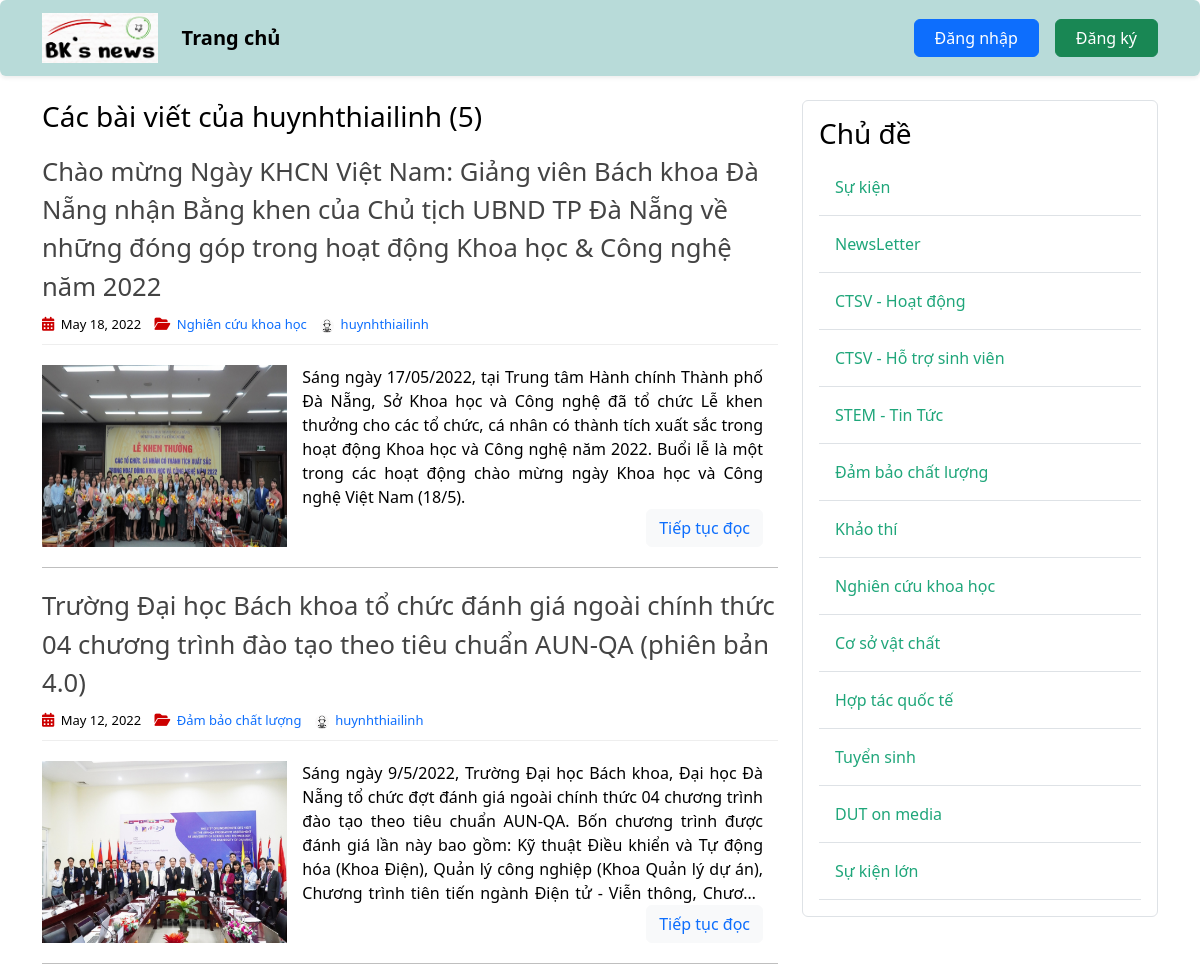
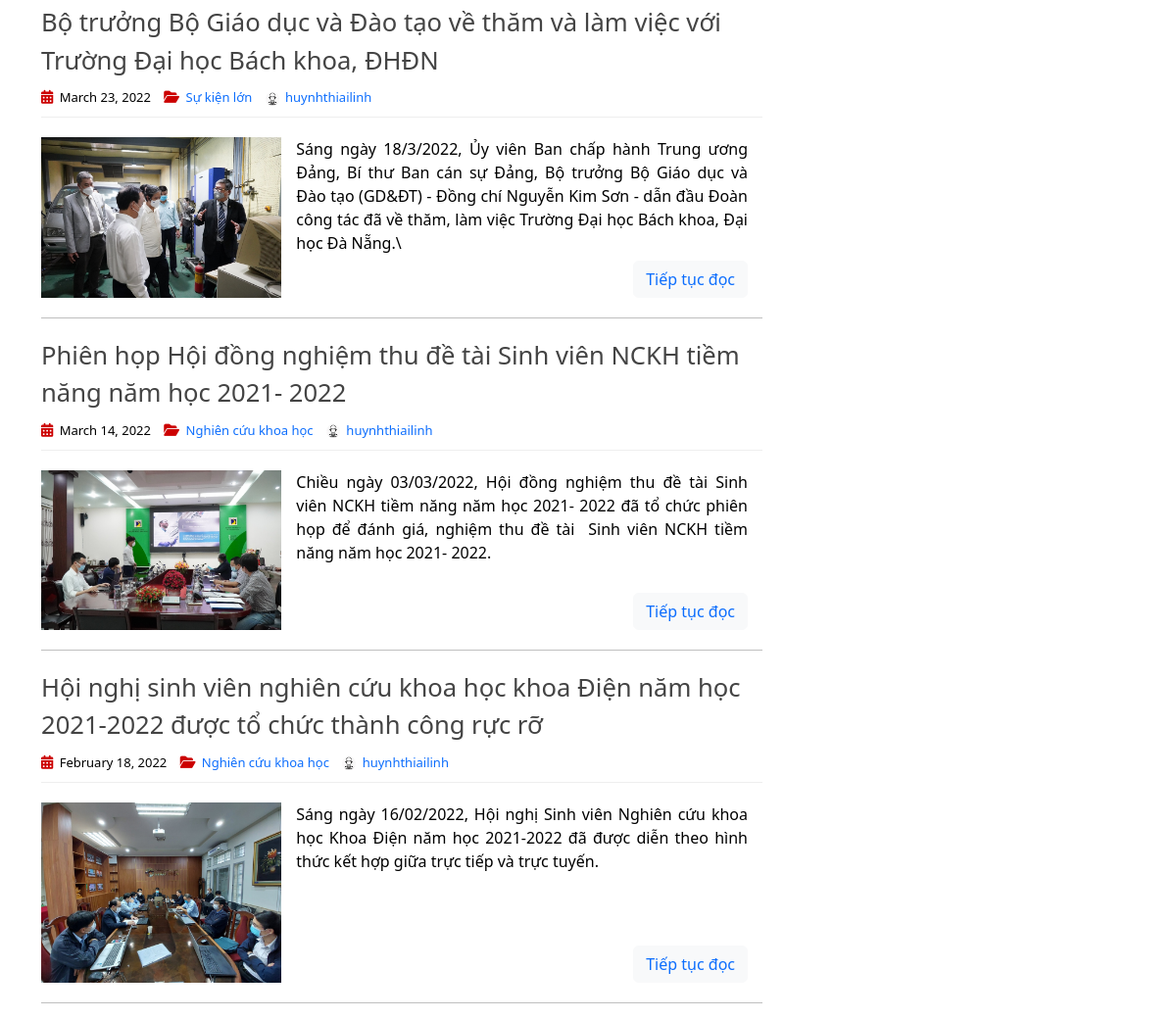
The page /user/huynhthiailinh on the database as committed earlier (2 pictures, top to bottom).
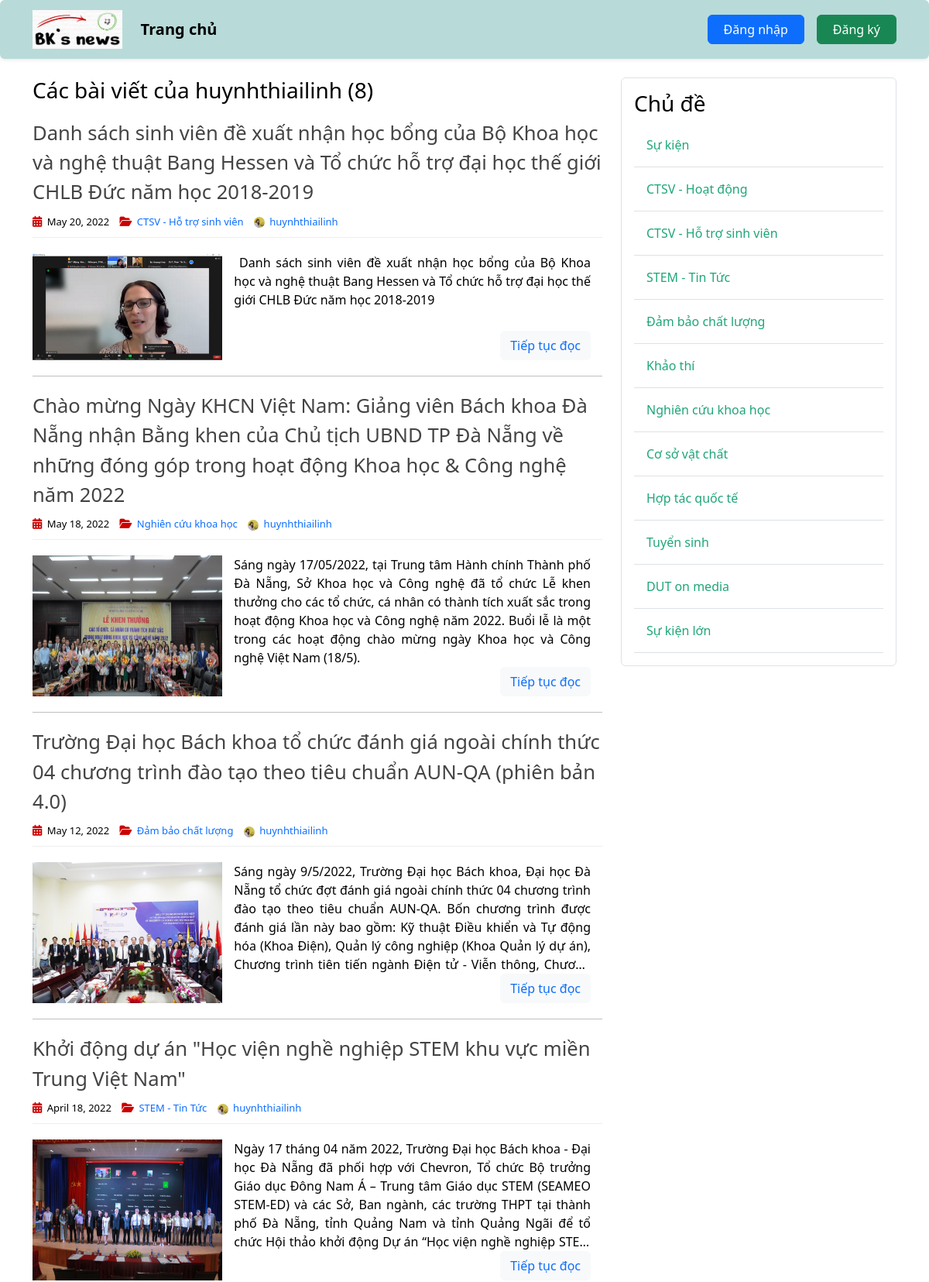
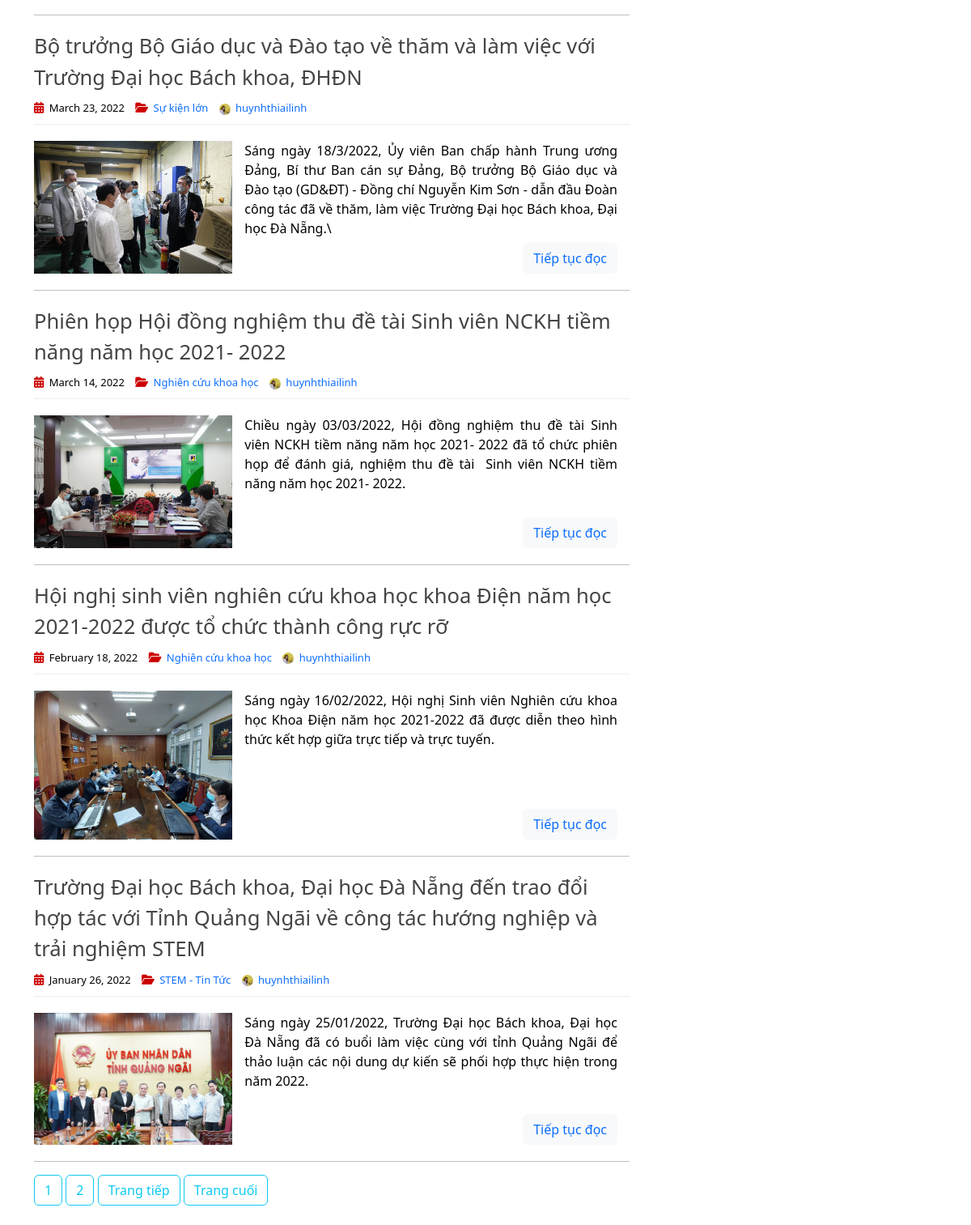
The same page on the database as committed later (2 pictures, top to bottom).
### post_app/models.py (models this page shows, shortened)
class Post(models.Model):
    title = models.CharField(max_length=255)
    content = RichTextField(blank=True, null=True)
    date_posted = models.DateTimeField(default=timezone.now)
    author = models.ForeignKey(User, on_delete=models.CASCADE)
    image = models.ImageField(default='post_default.jpg', upload_to='post_pics')
    topic = models.ForeignKey(Topic, on_delete=models.CASCADE, null=True, blank=False)

class Topic(models.Model):
    name = models.TextField(max_length=256)

### user_app/models.py (models this page shows, shortened)
class Profile(models.Model):
    user = models.OneToOneField(User, on_delete=models.CASCADE)
    avatar = models.ImageField(default='default.jpg', upload_to='profile_pics')

### post_app/views.py (the view)
# urls.py: path('user/<str:username>', UserPostListView.as_view(), name='user-posts'),
class UserPostListView(ListView):
    model = Post
    template_name = 'post/user_posts.html'
    context_object_name = 'posts'
    paginate_by = 5
    def get_queryset(self):
        user = get_object_or_404(User, username=self.kwargs.get('username'))
        return Post.objects.filter(author=user).order_by('-date_posted')
    def get_context_data(self, **kwargs):
        user = get_object_or_404(User, username=self.kwargs.get('username'))
        context = super(UserPostListView, self).get_context_data(**kwargs)
        context['posts'] = Post.objects.filter(author=user).order_by('-date_posted')
        context['topics'] = Topic.objects.all()
        return context

### post_app/templates/post/user_posts.html (shortened to what this page needs)
{% extends 'base.html' %}
{% load static %}
{% block post_content %}
<head>
    <link rel="stylesheet" type="text/css" href="{% static 'article/home.css' %}">
</head>
    <h3 class="mb-3">Các bài viết của {{ view.kwargs.username }} ({{ page_obj.paginator.count }})</h3>
    {% for post in posts %}
    <article>
        <header>
            <h2>
                <a href="{% url 'post-detail' post.id %}" class="post-title">
                    {{ post.title }}
                </a>
            </h2>
            <div class="entry-meta">
                <span>
                    <i class="fa-solid fa-calendar-days"></i>
                    {{ post.date_posted | date:"F d, Y" }}
                </span>
                <span>
                    <i class="fa-solid fa-folder-open"></i>
                    <a href="{% url 'topic-posts' post.topic.id %}" class="topic-link">
                        {{ post.topic.name }}
                    </a>
                </span>
                <span>
                    <img class="rounded-circle account-img" src="{{ post.author.profile.avatar.url }}" alt="account-image">
                    <a href="{% url 'user-posts' post.author.username %}" class="ms-auto">{{ post.author }}</a>
                </span>
            </div>
        </header>
        <div class="entry-content">
            <img class="col-sm-4" src="{{ post.image.url }}" alt="image">
            <div class="post-content">
                <div class="truncate-content">
                    {{ post.content|safe }}
                </div>
                <p>
                    <button type="button" class="btn btn-light">
                        <a href="{% url 'post-detail' post.id %}">
                            Tiếp tục đọc
                        </a>
                    </button>
                </p>
            </div>
        </div>
    </article>
        <hr class="section-divider">
    {% endfor%}
    {% if is_paginated %}
        {% for num in page_obj.paginator.page_range %}
            {% if page_obj.number == num %}
            <a class="btn btn-outline-info mb-4" href="?page={{ num }}">{{ num }}</a>
            {% elif num > page_obj.number|add:'-3' and num < page_obj.number|add:'3' %}
                <a class="btn btn-outline-info mb-4" href="?page={{ num }}">{{ num }}</a>
            {% endif %}
        {% endfor %}
        {% if page_obj.has_next %}
            <a class="btn btn-outline-info mb-4" href="?page={{ page_obj.next_page_number }}">Trang tiếp</a>
            <a class="btn btn-outline-info mb-4" href="?page={{ page_obj.paginator.num_pages }}">Trang cuối</a>
        {% endif%}
    {% endif%}
{% endblock post_content %}
{% block topic_content %}
    {% include 'topic/topic_sidebar.html' %}
{% endblock topic_content %}

### templates/base.html (shortened to what this page needs)
{% load static %}
<!DOCTYPE html>
<html lang="en">
<head>
    <link href="https://cdn.jsdelivr.net/npm/bootstrap@5.2.0-beta1/dist/css/bootstrap.min.css" rel="stylesheet">
    <link rel="stylesheet" type="text/css" href="{% static 'css/main.css' %}">
    <link rel="stylesheet" href="https://cdnjs.cloudflare.com/ajax/libs/font-awesome/6.1.1/css/all.min.css" />
</head>
<body>
    <header>
        <nav class="navbar navbar-expand-md fixed-top navbar-light shadow-sm rounded">
            <div class="container">
                <a href="{% url 'home' %}" class="navbar-brand mr-4">
                    <img id="logo" src="{% static 'images/logo.jpg' %}" alt="logo">
                </a>
                <div class="collapse navbar-collapse">
                    <div class="navbar-nav">
                        <a href="{% url 'home' %}" class="nav-item nav-link fs-5 fw-bold">Trang chủ</a>
                    </div>
                    <div class="navbar-nav">
                        {% if user.is_authenticated %}
                            <div class="dropdown nav-item nav-link">
                                <div type="button" id="dropdownMenuButton1" data-bs-toggle="dropdown" aria-expanded="false">
                                    <span>{{ user.username }}</span>
                                    <img src="{{ user.profile.avatar.url }}" alt="avatar" class="rounded-circle navbar-avatar-img">
                                </div>
                                <ul class="dropdown-menu" aria-labelledby="dropdownMenuButton1">
                                    <li>
                                        <a class="dropdown-item" href="{% url 'profile' %}">
                                            <i class="fa-solid fa-user"></i>
                                            Hồ sơ
                                        </a>
                                    </li>
                                    <li class="divider"></li>
                                    <li>
                                        <a class="dropdown-item" href="{% url 'post-create' %}">
                                            <i class="fa-solid fa-file-circle-plus"></i>
                                            Đăng bài
                                        </a>
                                    </li>
                                    <li class="divider"></li>
                                    <li>
                                        <a class="dropdown-item" href="{% url 'logout' %}">
                                            <i class="fa-solid fa-arrow-right-from-bracket"></i>
                                            Đăng xuất
                                        </a>
                                    </li>
                                </ul>
                            </div>
                        {% else %}
                            <button type="button" class="btn btn-primary me-3">
                                <a href="{% url 'login' %}" class="nav-item nav-link text-login">Đăng nhập</a>
                            </button>
                            <button type="button" class="btn btn-success">
                                <a href="{% url 'register' %}" class="nav-item nav-link text-signup">Đăng ký</a>
                            </button>
                        {% endif %}
                    </div>
                </div>
            </div>
        </nav>
    </header>
    <main role="main" class="container">
        <div class="row">
            <div class="col-md-8">
                {% block post_content %}{% endblock %}
            </div>
            <div class="col-md-4">
                {% block topic_content %}{% endblock %}
            </div>
        </div>
    </main>
</html>

### post_app/templates/topic/topic_sidebar.html
<div class="content-section border p-3 rounded">
    <h3>Chủ đề</h3>
    {% for topic in topics %}
        <a href="{% url 'topic-posts' topic.id %}" class="topic-link">
            <div class="border-bottom w-100 p-3">
                {{topic.name}}
            </div>
        </a>
    {% endfor%}
</div>

### post_management_system/static/css/main.css (style rules this page uses)
body { color: #000; margin-top: 5rem; }
a, a:hover { text-decoration: none; }
header > nav { background-color: #B8DBD9; }
.navbar-expand-md .navbar-collapse { justify-content: space-between; }
.nav-item.nav-link { display: inline; color: #000; }
#logo { height: 50px; }
.text-login, .text-signup { color: white !important; }
main { margin-top: 100px; }

### post_app/static/article/home.css (style rules this page uses)
a, a:hover { text-decoration: none; }
article { margin-bottom: 20px; }
article header { border-bottom: 1px solid #eee; padding-bottom: 9px; }
.post-title { color: #444; font-size: 1.6rem; }
.entry-meta span { font-size: 13px; margin-right: 10px; }
.entry-meta i { font-size: 14px; margin-right: 3px; color: #cc0000; }
.account-img { height: 14px; width: 14px; margin-right: 3px; border: #cc0000; }
.truncate-content p:first-child { display: -webkit-box; -webkit-line-clamp: 6; -webkit-box-orient: vertical; overflow: hidden; text-overflow: ellipsis; margin-bottom: 0; text-align: justify; }
.entry-content { display: flex; flex-direction: row; margin-top: 20px; }
.post-content { display: flex; flex-direction: column; justify-content: space-between; align-items: flex-end; min-height: 1px; padding-right: 15px; padding-left: 15px; }
.post-content > * { margin-bottom: 0; }
.topic-link div { color: #1fa67a; }

Rows that differ between the two databases and show on the page:
removed Topic: name "NewsLetter"
added Post: title "Danh sách sinh viên đề xuất nhận học bổng của Bộ Khoa học và nghệ thuật Bang Hessen và Tổ chức hỗ trợ đại học thế giới CHLB Đức năm học 2018-2019", date_posted "May 20, 2022", topic.name "CTSV - Hỗ trợ sinh viên", author.profile.avatar (picture), author "huynhthiailinh", image (picture), content "Danh sách sinh viên đề xuất nhận học bổng của Bộ Khoa học và nghệ thuật Bang Hessen và Tổ chức hỗ trợ đại học thế giới CHLB Đức năm học 2018-2019"
changed through a linked row, Post "May 18, 2022": author.profile.avatar: picture added in place of a placeholder
changed through a linked row, Post "May 12, 2022": author.profile.avatar: picture added in place of a placeholder
added Post: title "Khởi động dự án \"Học viện nghề nghiệp STEM khu vực miền Trung Việt Nam\"", date_posted "April 18, 2022", topic.name "STEM - Tin Tức", author.profile.avatar (picture), author "huynhthiailinh", image (picture), content "Ngày 17 tháng 04 năm 2022, Trường Đại học Bách khoa - Đại học Đà Nẵng đã phối hợp với Chevron, Tổ chức Bộ trưởng Giáo dục Đông Nam Á – Trung tâm Giáo dục STEM (SEAMEO STEM-ED) và các Sở, Ban ngành, các trường THPT tại thành phố Đà Nẵng, tỉnh Quảng Nam và tỉnh Quảng Ngãi để tổ chức Hội thảo khởi động Dự án “Học viện nghề nghiệp…"
changed through a linked row, Post "March 23, 2022": author.profile.avatar: picture added in place of a placeholder
changed through a linked row, Post "Phiên họp Hội đồng nghiệm thu đề tài Sinh viên NCKH tiềm năng năm học 2021- 2022": author.profile.avatar: picture added in place of a placeholder
changed through a linked row, Post "February 18, 2022": author.profile.avatar: picture added in place of a placeholder
added Post: title "Trường Đại học Bách khoa, Đại học Đà Nẵng đến trao đổi hợp tác với Tỉnh Quảng Ngãi về công tác hướng nghiệp và trải nghiệm STEM", date_posted "January 26, 2022", topic.name "STEM - Tin Tức", author.profile.avatar (picture), author "huynhthiailinh", image (picture), content "Sáng ngày 25/01/2022, Trường Đại học Bách khoa, Đại học Đà Nẵng đã có buổi làm việc cùng với tỉnh Quảng Ngãi để thảo luận các nội dung dự kiến sẽ phối hợp thực hiện trong năm 2022."
Other text that changed with them:
{{ page_obj.paginator.count }}: "5" → "8"
new list line: "1"
new list line: "2"
text now shown: "Trang tiếp Trang cuối"
